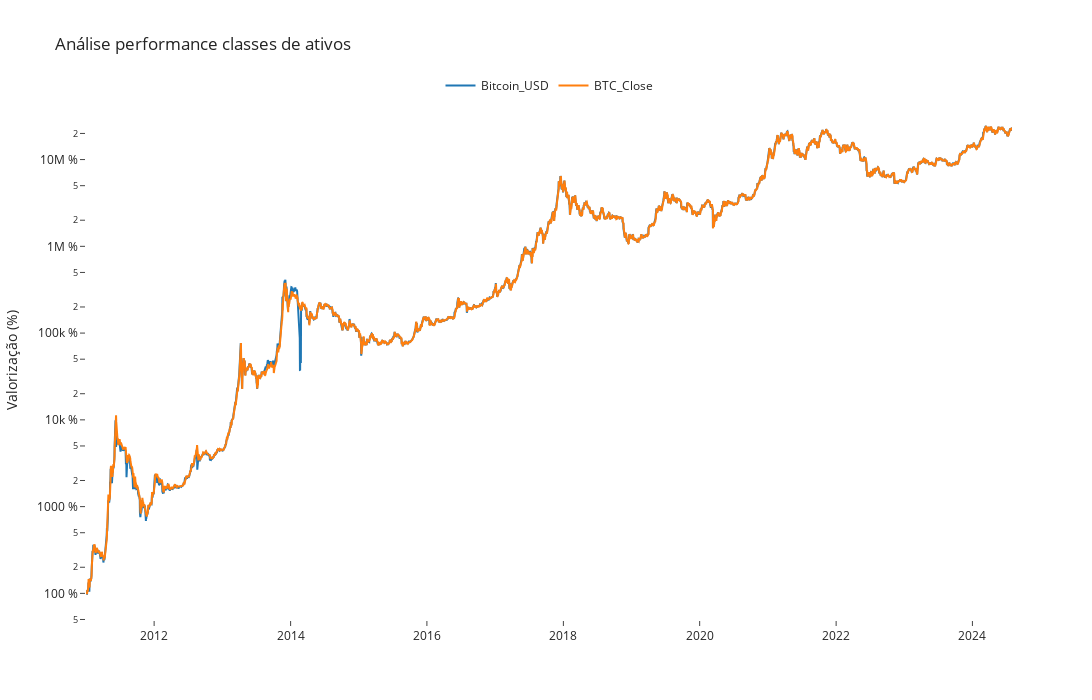

Notebook source saved alongside this figure:
### Markdown cell above
#### Compare BTC 2 sources Price data

### Code cell
compare_df = pd.DataFrame()

compare_df["Bitcoin_USD"] = df_daily_mod["Bitcoin_USD"]
compare_df["BTC_Close"] = df_daily_mod["BTC_Close"]

compare_df = compare_df.loc["2011-01-01":"2024-07-31"]

main.comparative_graph(compare_df)

### Figure 1 — Plotly figure (JSON) as saved in the notebook; plotly's stock layout.template omitted (floating-point values rounded to 4 significant figures; data arrays with more than 128 entries replaced by an {"elided": "..."} marker saying what was removed)
{"data": [{"name": "Bitcoin_USD", "type": "scatter", "x": {"elided": "4961 str values"}, "y": {"elided": "4961 float values"}}, {"name": "BTC_Close", "type": "scatter", "x": {"elided": "4961 str values"}, "y": {"elided": "4961 float values"}}], "layout": {"height": 700, "hovermode": "x unified", "legend": {"orientation": "h", "x": 0.5, "xanchor": "center", "y": 1, "yanchor": "bottom"}, "showlegend": true, "title": {"text": "Análise performance classes de ativos"}, "width": 1200, "xaxis": {"mirror": true, "showgrid": false, "showline": false, "zeroline": false}, "yaxis": {"mirror": true, "showgrid": false, "showline": false, "ticksuffix": " %", "title": {"text": "Valorização (%)"}, "type": "log", "zeroline": true}}}
